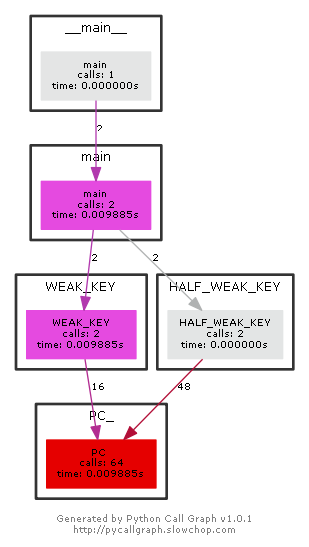

The Python source for this figure:
"""
弱密钥查找：
即CD两部分全部为0、1
故逆向思维：CD全部为0、1，PC1逆变换得到的即为结果
注意：校验位全为1和全为0两种模式
奇偶校验位为8，16，24，32，40，48，56，64位

半弱密钥查找：
原理：倘若两个密钥生成的子密钥是恰好对称的，
    那么由一个密钥加密的信息可以通过用另一个密钥再次加密来解密。

"""
"""
逆PC1表 生成代码
PC1 = [
        57, 49, 41, 33, 25, 17, 9, 1, 58, 50, 42, 34, 26, 18,
        10, 2, 59, 51, 43, 35, 27, 19, 11, 3, 60, 52, 44, 36,
        63, 55, 47, 39, 31, 23, 15, 7, 62, 54, 46, 38, 30, 22,
        14, 6, 61, 53, 45, 37, 29, 21, 13, 5, 28, 20, 12, 4
    ]

key = []
for i in range(64):
    if (i+1) % 8 == 0:
        key.append(-1)
    else:
        for j in range(56):
            if i+1 == PC1[j]:
                key.append(j+1)
print(key)
"""
from pycallgraph import Config
from pycallgraph import GlobbingFilter
from pycallgraph import PyCallGraph
from pycallgraph.output import GraphvizOutput


def PC_(num, mode):
    k = 0
    PC1_ = [8, 16, 24, 56, 52, 44, 36, -1,
            7, 15, 23, 55, 51, 43, 35, -1,
            6, 14, 22, 54, 50, 42, 34, -1,
            5, 13, 21, 53, 49, 41, 33, -1,
            4, 12, 20, 28, 48, 40, 32, -1,
            3, 11, 19, 27, 47, 39, 31, -1,
            2, 10, 18, 26, 46, 38, 30, -1,
            1, 9, 17, 25, 45, 37, 29, -1]
    judge = 0
    for i in range(64):
        if PC1_[i] != -1:
            distance = 56 - PC1_[i]
            flag = 1 & (num >> distance)
            k = k ^ (flag << (63 - i))
            judge += flag
        else:
            if mode == 1:
                flag = judge % 2
            else:
                flag = ((judge % 2) + 1) % 2
            k = k ^ (flag << (63 - i))
            judge = 0
    return k


def WEAK_KEY():  # 查找弱密钥
    test1 = 0xffffffffffffff
    test2 = 0xfffffff0000000
    test3 = 0x0000000fffffff
    test4 = 0x00000000000000

    weak_key = []
    weak_key_str = []

    test = [test1, test2, test3, test4]

    for i in test:
        k = PC_(i, 0)
        weak_key.append(k)
        k = PC_(i, 1)
        weak_key.append(k)

    weak_key.sort()

    for i in weak_key:
        k = str(hex(i))
        length = len(k)
        while length < 18:
            k = k[0:2] + "0" + k[2:]
            length += 1
        weak_key_str.append(k)

    return weak_key_str


def HALF_WEAK_KEY():  # 查找弱密钥
    test1 = 0x55555550000000
    test2 = 0xaaaaaaa0000000
    test3 = 0x00000005555555
    test4 = 0x0000000aaaaaaa
    test5 = 0xfffffffaaaaaaa
    test6 = 0xfffffff5555555
    test7 = 0xaaaaaaafffffff
    test8 = 0x5555555fffffff
    test9 = 0x5555555aaaaaaa
    testa = 0xaaaaaaa5555555
    testb = 0x55555555555555
    testc = 0xaaaaaaaaaaaaaa

    half_weak_key = []
    half_weak_key_str = []

    test = [
        (test1, test2), (test3, test4), (test5, test6),
        (test7, test8), (test9, testa), (testb, testc)
    ]

    for i in test:
        k1 = PC_(i[0], 0)
        k2 = PC_(i[1], 0)
        half_weak_key.append((k1, k2))
        k1 = PC_(i[0], 1)
        k2 = PC_(i[1], 1)
        half_weak_key.append((k1, k2))

    for i in half_weak_key:
        k1 = str(hex(i[0]))
        length = len(k1)
        while length < 18:
            k1 = k1[0:2] + "0" + k1[2:]
            length += 1
        k2 = str(hex(i[1]))
        length = len(k2)
        while length < 18:
            k2 = k2[0:2] + "0" + k2[2:]
            length += 1

        half_weak_key_str.append((k1, k2))

    return half_weak_key_str


def main():
    m = WEAK_KEY()
    n = HALF_WEAK_KEY()
    for i in m:
        print(i)
    for j in n:
        print(j[0], j[1])


if __name__ == "__main__":
    ############################################################################
    '''
        生成函数调用图
    '''
    config = Config()
    config.trace_filter = GlobbingFilter(
        include=[
            '*'
        ]
    )
    config.trace_filter = GlobbingFilter(
        exclude=['pycallgraph.*']
    )
    ############################################################################

    graphviz = GraphvizOutput()
    graphviz.output_file = '弱密钥与半弱密钥.png'
    with PyCallGraph(output=graphviz, config=config):
        for i in range(2):
            main()
